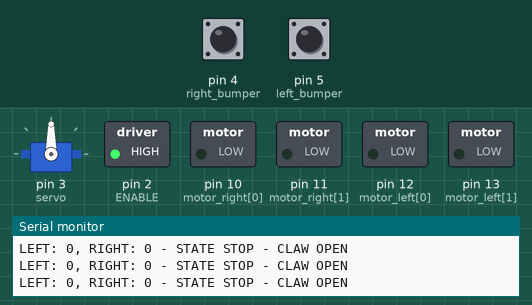
Simulated run of this sketch. Board: Arduino Uno, built with avr-gcc and run on an emulated ATmega328P. Shown: servo, switched loads named in the sketch (green lamp = pin HIGH), the last lines printed to the serial monitor. The test bench sets the inputs (shaded band); at power-on: pin 4 (right_bumper) LOW, pin 5 (left_bumper) LOW.

Above: at 1.2 s.
1.3 s: pin 4 (right_bumper) pulled HIGH for 0.15 s
At 1.41 s:
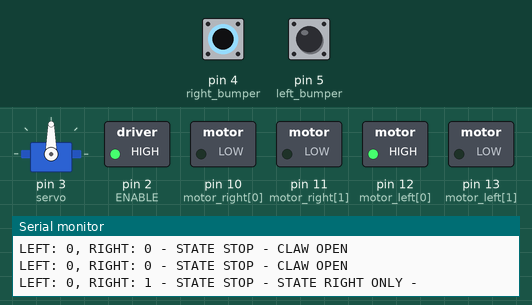
2.9 s: pin 5 (left_bumper) pulled HIGH for 0.15 s
At 3.0 s:
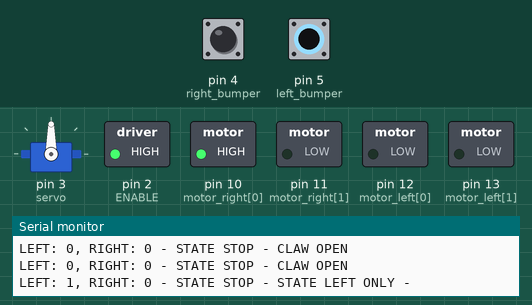
4.5 s: pin 4 (right_bumper) pulled HIGH for 1 s
At 5.9 s:
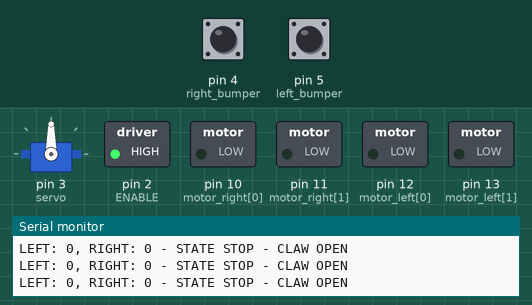
8.5 s: pin 5 (left_bumper) pulled HIGH for 1 s
At 9.3 s:
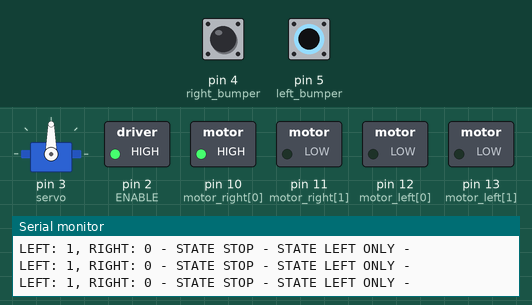
12.5 s: pin 4 (right_bumper) driven HIGH and pin 5 (left_bumper) driven HIGH
At 12.8 s:
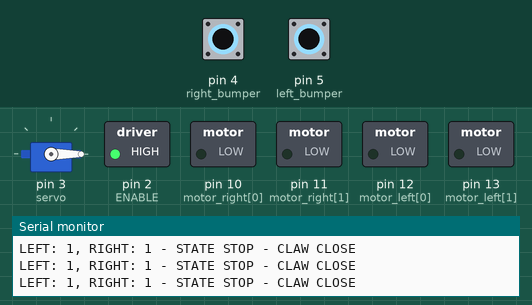
14.0 s: pin 4 (right_bumper) driven LOW
At 14.3 s:
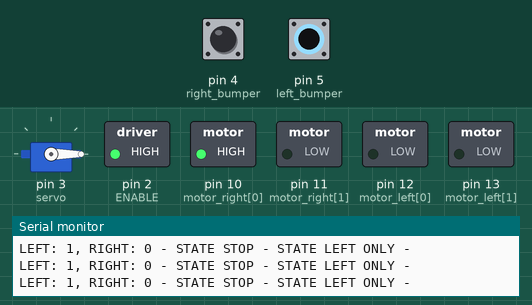
Timing chart, 0 to 16.5 s (numbered marks = the images above; inputs shaded):
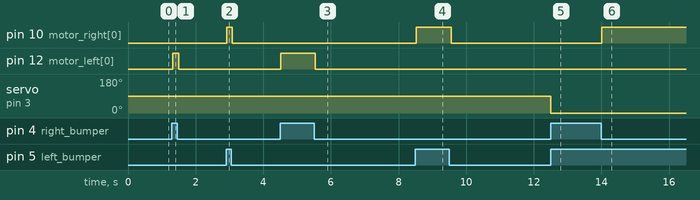

Measured:
- after the input at 1.3 s, pin 12 (motor_left[0]): LOW → HIGH at once, → LOW 0.17 s later
- after the input at 2.9 s, pin 10 (motor_right[0]): LOW → HIGH at once, → LOW 0.16 s later
- after the input at 4.5 s, pin 12 (motor_left[0]): LOW → HIGH at once, → LOW 1.0 s later
- after the input at 8.5 s, pin 10 (motor_right[0]): LOW → HIGH at once, → LOW 1.0 s later
- after the input at 12.5 s, servo on pin 3 (servo): 90° → 0° at once
- after the input at 14.0 s, pin 10 (motor_right[0]): LOW → HIGH at once

The sketch:

claw_pickup.ino
```cpp
#include <Debug.h>
#include "Servo.h"
// set the pins for signal
int left_bumper = 5;
int right_bumper = 4;
int left_read = 0;
int right_read = 0;
String out = "";

// motor
int reverse =0;
int motor_left[] = {12,  13};
int motor_right[] = {10, 11};
int ENABLE = 2;

// output to servo
Servo claw;
int servo = 3;

// debug
Debug deb;

void setup()
{
  Serial.begin(9600);
 pinMode(left_bumper, INPUT);
  pinMode(right_bumper, INPUT);
  claw.attach(servo);
  deb.write_out("Ready!");

   int i;
  for(i = 0; i < 2; i++){
    pinMode(motor_left[i], OUTPUT);
    pinMode(motor_right[i], OUTPUT);
  }
  pinMode(ENABLE, OUTPUT);
  digitalWrite(ENABLE, HIGH);
}

void loop()
{
  left_read = digitalRead(left_bumper);
  right_read = digitalRead(right_bumper);
  out = "LEFT: " + String(left_read) + ", RIGHT: " + String(right_read) + " - ";

  motor_stop();
  if(left_read && right_read)
  {
      claw.write(0);
      out+="CLAW CLOSE";
  }
  else if(left_read)
  {
     left_only();
  }
  else if(right_read)
  {
    right_only();
  }
  else
  {
     claw.write(90);
     out+="CLAW OPEN";
  }
  deb.write_out(out);
}


// xoring with reverse does following: if reverse is 0, then remains same
// if reverse is 1, then the signal is switched (reversing directions)
void motor_stop(){
digitalWrite(motor_left[0], LOW);
digitalWrite(motor_left[1], LOW);

digitalWrite(motor_right[0], LOW);
digitalWrite(motor_right[1], LOW);
out += "STATE STOP - ";
}
void drive_forward(){

digitalWrite(motor_left[0], HIGH^reverse);
digitalWrite(motor_left[1], LOW^reverse);

digitalWrite(motor_right[0], HIGH^reverse);
digitalWrite(motor_right[1], LOW^reverse);
out += "STATE FORWARD - ";
}

void drive_backward(){
digitalWrite(motor_left[0], LOW^reverse);
digitalWrite(motor_left[1], HIGH^reverse);

digitalWrite(motor_right[0], LOW^reverse);
digitalWrite(motor_right[1], HIGH^reverse);
out += "STATE REVERSE - ";
}

void turn_left(){
digitalWrite(motor_left[0], LOW^reverse);
digitalWrite(motor_left[1], HIGH^reverse);

digitalWrite(motor_right[0], HIGH^reverse);
digitalWrite(motor_right[1], LOW^reverse);
out += "STATE LEFT - ";
}

void turn_right(){
digitalWrite(motor_left[0], HIGH^reverse);
digitalWrite(motor_left[1], LOW^reverse);

digitalWrite(motor_right[0], LOW^reverse);
digitalWrite(motor_right[1], HIGH^reverse);
out += "STATE RIGHT - ";
}

void left_only(){
  digitalWrite(motor_left[0], LOW);
  digitalWrite(motor_left[1], LOW);

  digitalWrite(motor_right[0], HIGH);
  digitalWrite(motor_right[1], LOW);
  out += "STATE LEFT ONLY - ";
}

void right_only(){
  digitalWrite(motor_left[0], HIGH);
  digitalWrite(motor_left[1], LOW);

  digitalWrite(motor_right[0], LOW);
  digitalWrite(motor_right[1], LOW);
  out += "STATE RIGHT ONLY -  ";
}
```
